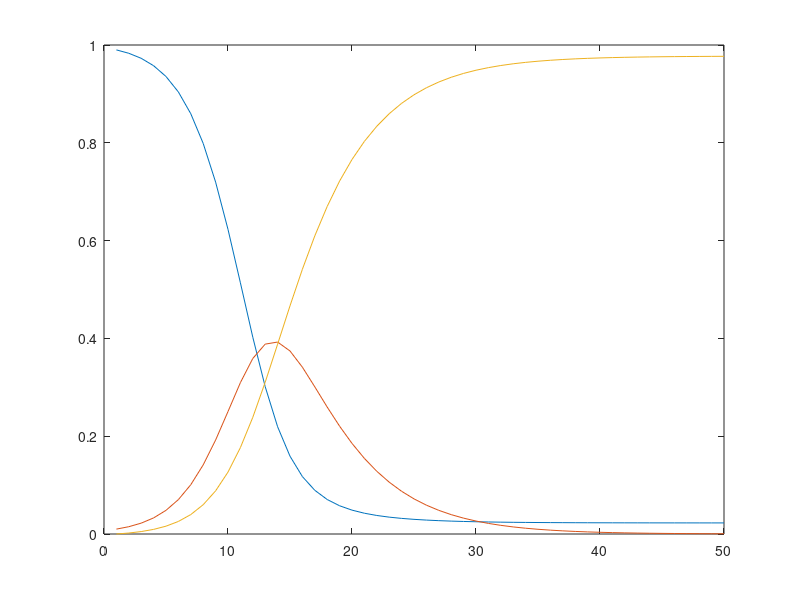

Write the MATLAB code that produced this figure.
clear all
clc

a= 0.7;
b= 0.2;
days = 50;
t = 1;

S = zeros(1,days);
I = zeros(1,days);
R = zeros(1,days);

S(1) = 0.99;
I(1) = 0.01;
R(1) = 0;

while(t < days)
  S(t + 1) = S(t) - a*I(t)*S(t);
  I(t + 1) = I(t) + a*I(t)*S(t) - b*I(t);
  R(t + 1) = R(t) + b*I(t);

  t++;

endwhile
tt=1:length(S); % 1 den 50 ye kadar birer birer artan bir x ekseni oluşturuyoruz
plot(tt, S, tt,I , tt,R)

